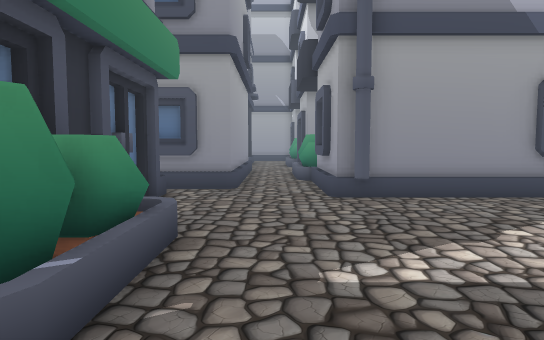
View 1 (above)

15 first-person views from a walk through a 3-D level made in the Unity game engine. The camera is 1.3 m above the floor, tilts 4° down and sees 75° across. The floor is counted in squares, 1 m on a side. Each view is taken from the middle of a square. On the plan, view 1 faces up. The plan holds only what a view shows up to about 15 squares ahead; the rest is blank. The place goes on beyond the plan. The player character is not drawn. Some surface patterns are stand-ins.

View 2
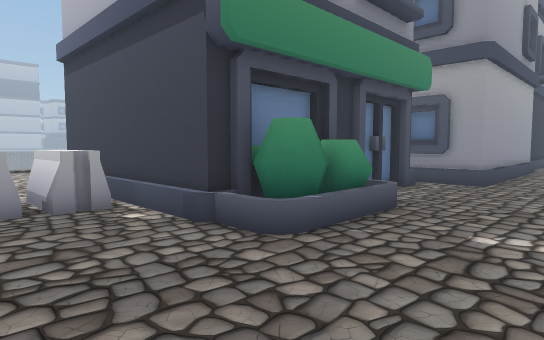

View 3
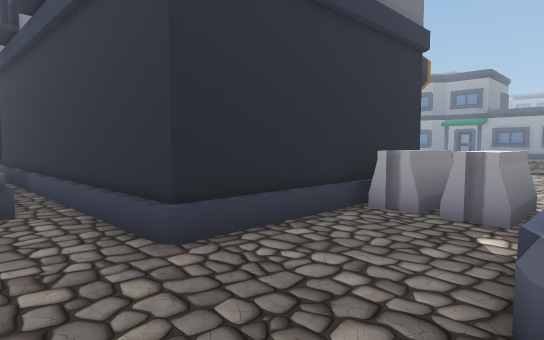

View 4
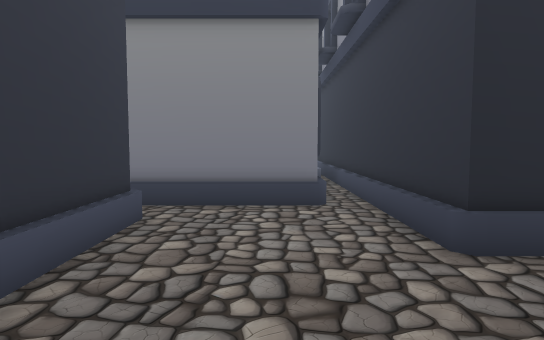

View 5
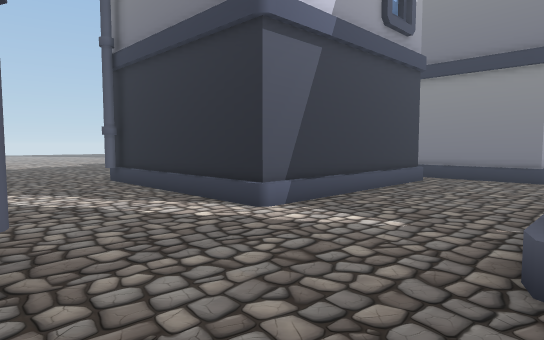

View 6
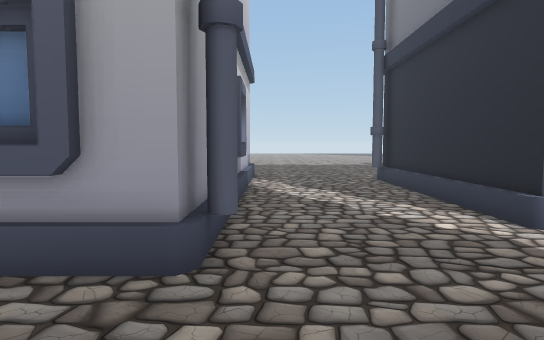

View 7
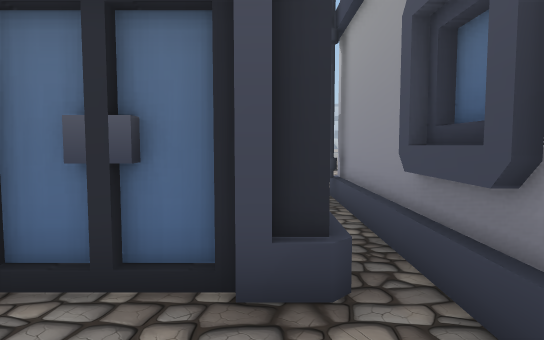

View 8
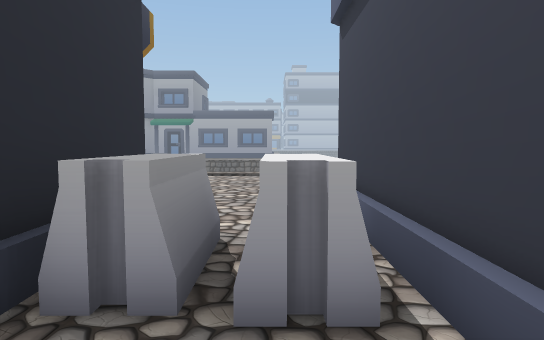

View 9
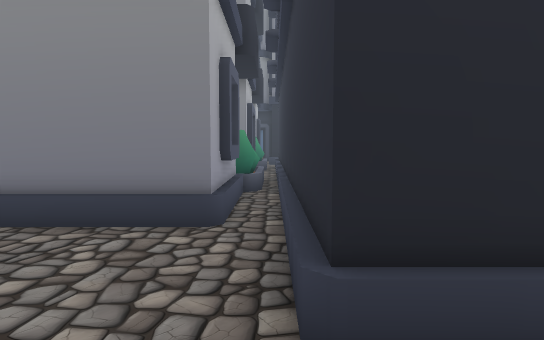

View 10
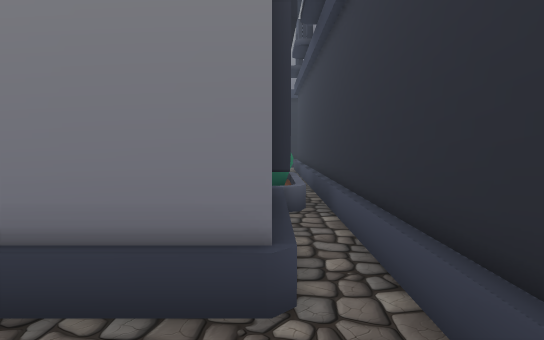

View 11
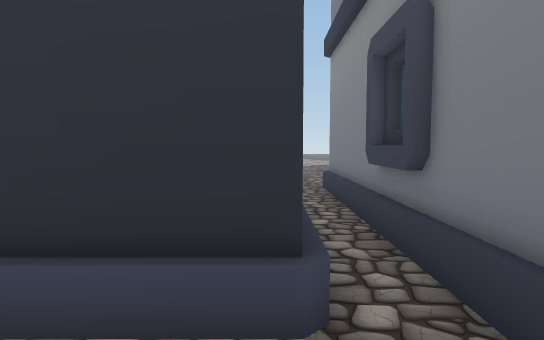

View 12
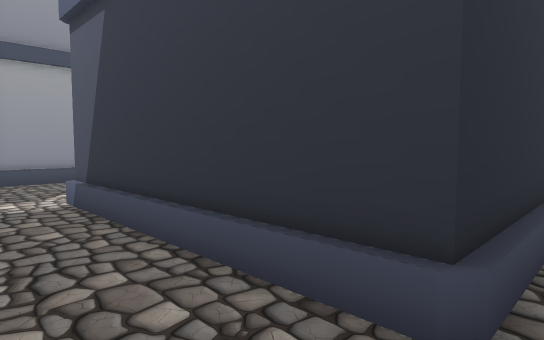

View 13
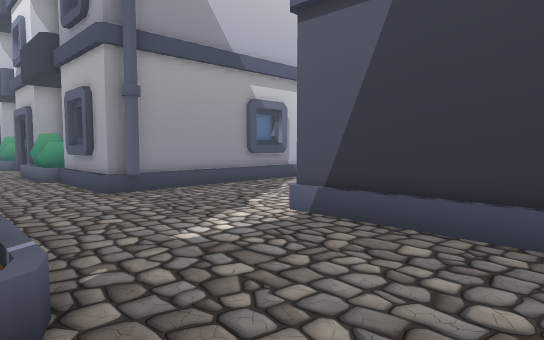

View 14
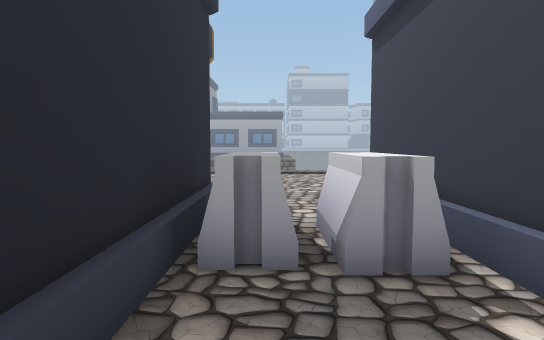

View 15
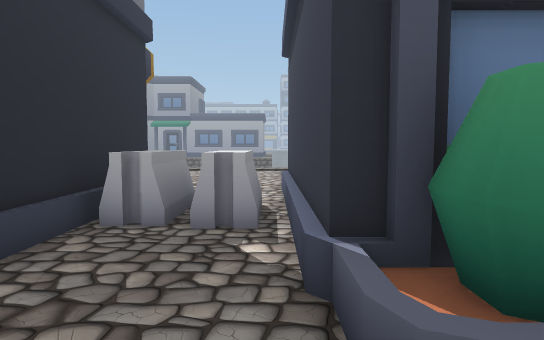

### Floor plan
Key: @ floor where view 1 was taken; # wall or solid block; . floor; O other object.
Columns run from 18 left of view 1 to 9 right of it. Each row starts with its distance up from view 1.
 11          OOOOOOOOO.OO
 10          O    O....OO
  9                O....OOOOOOOO
  8                O............
  7                O............
  6                O............
  5                OO...........
  4                OO.....OOOOOO
  3                OO....O
  2        OOOOOOOOOO....O
  1  ..........OO........O
  0  .........OOO.....@..O
 -1 ..........OOO........O
 -2 .......  O OOOOOO....O
 -3                  O...O
 -4                  O...OOOOO
 -5                  O..........
 -6                  OOOOO#####O
 -7                  OO
 -8                  OO
 -9                  OO
-10                  OO
-11                  OO
-12                  OO
-13                  OO
-14                  OO
-15                  OO
-16                  O
-17                  O
-18                  O

Where each view was taken, in squares from view 1:
view 1: 0 up, 0 right, facing up
view 2: 2 down, 2 right, facing up-left
view 3: 2 up, 1 right, facing down-left
view 4: 2 up, 1 right, facing down
view 5: 9 up, 2 left, facing down-right
view 6: 8 up, 2 left, facing right
view 7: 9 up, 0 right, facing left
view 8: 0 up, 3 left, facing left
view 9: 0 up, 1 left, facing down
view 10: 3 down, 0 right, facing down
view 11: 4 down, 1 right, facing right
view 12: 5 down, 1 right, facing up-right
view 13: 1 down, 2 left, facing up-right
view 14: 1 down, 2 left, facing left
view 15: 1 up, 0 right, facing left
